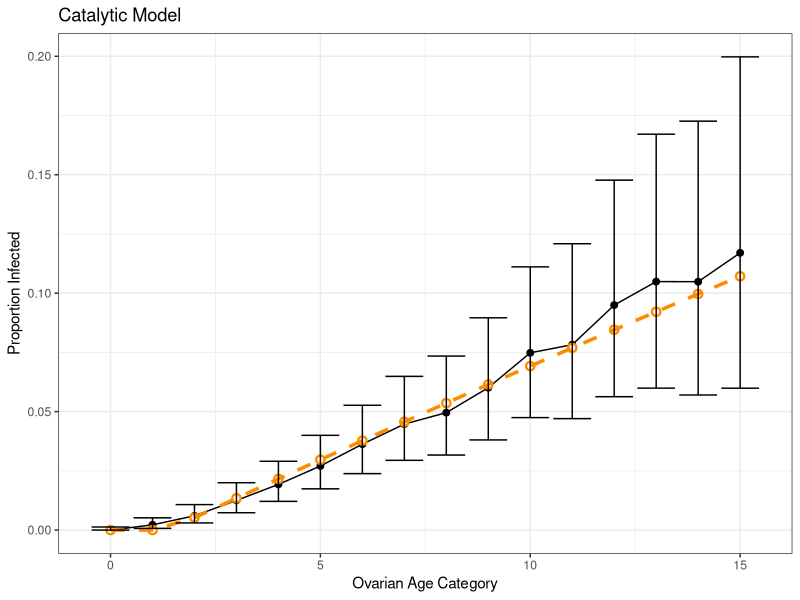
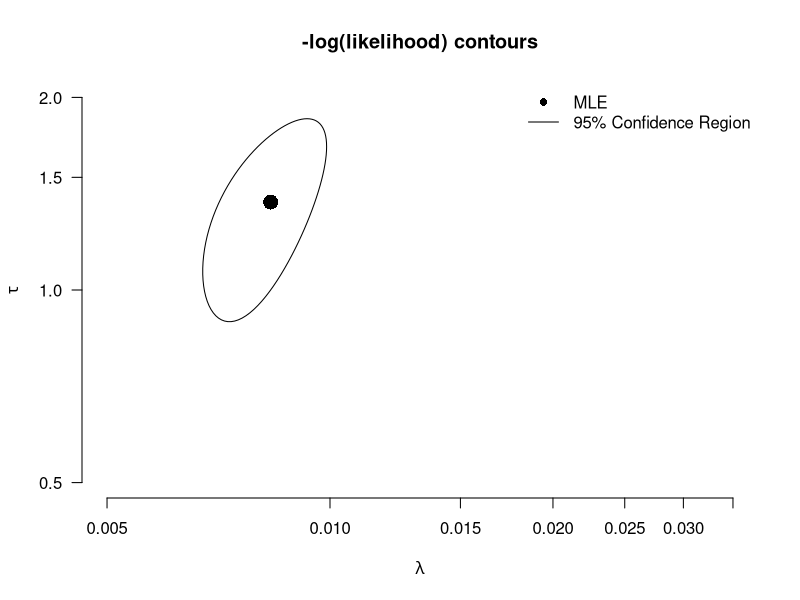

Here is the R script that generated these plots, in order:
library(tidyverse)
library(ellipse)

# Data prep ---------------------------------------------------------------

df_C <- read.csv("MMED_C.csv", skip = 1) %>%
  mutate(Species = "C") %>%
  rename(time = category,
         N = dissected,
         I = Infected) %>%
  mutate(prop_inf = I / N)


# To produce the confidence intervals


c_binom <- mapply(function(x,n) binom.test(x,n)$conf.int, df_C$I, df_C$N)


CI_df <- data.frame(time = 0:15, Lower_CI = c(c_binom[1,]) , Upper_CI = c(c_binom[2,]) )

# merge CI with dataframe
df_C_CI <- left_join(df_C, CI_df, by = "time")

# only for first time
# write.csv(df_C_CI, "MMED_C_CI.csv")

# Catalytic model ---------------------------------------------------------

catalytic_func <- function(lambda, a, tau) {
  infections <- 1 - exp(-lambda * pmax((a - tau), 0)) #avoid negative time
  return(infections)
}

# MLE ---------------------------------------------------------------------

neg_log_likelihood <- function(params, data) {
  lambda <- params[1]
  tau <- params[2]
  
  pt <- catalytic_func(lambda, data$time, tau)
  
  # avoid log(0)
  pt <- pmin(pmax(pt, 1e-10), 1 - 1e-10)
  
  -sum(dbinom(data$I, size = data$N, prob = pt, log = TRUE))
}


init_params <- c(lambda = 0.05, tau = 5)

optim.vals <- optim(par = init_params,
                    fn = neg_log_likelihood,
                    data = df_C,
                    method = "SANN",
                    lower = c(0.0001, 0),
                    upper = c(1, max(df_C$time)),
                    # add that we want the hessian matrix
                    hessian = T)


# Results -----------------------------------------------------------------


optim.vals$par  # best estimates 

lambda_hat <- optim.vals$par[1]
tau_hat <- optim.vals$par[2]

optim.vals$par[1]
optim.vals$par[2]

#df_fit <- df_C %>%
#  mutate(predicted = catalytic_func(lambda_hat, time, tau_hat))

df_fit = data.frame(time = 0:15, predicted = catalytic_func(lambda_hat, 0:15, tau_hat))

df_fit <- left_join(df_fit, df_C_CI, by = "time")


ggplot(df_fit, aes(x = time)) +
  geom_point(aes(y = prop_inf), color = "black", size = 2) +
  geom_line(aes(y = prop_inf), color = "black") +
  geom_point(shape = 21, aes(y = predicted), color = "darkorange", fill = "white", size = 2, stroke = 1.2) +
  geom_line(aes(y = predicted), color = "darkorange", linetype = "dashed", linewidth = 1.2) +
  geom_errorbar(aes(y = prop_inf, ymin = Lower_CI, ymax = Upper_CI ))+
  labs(title = "Catalytic Model",
       x = "Ovarian Age Category",
       y = "Proportion Infected") +
  theme_bw()

# Adding and plotting parameter CIs

MLEfits <- optim.vals$par
fisherInfMatrix <- solve(optim.vals$hessian)


plot(1,1, type = 'n', log = 'xy',
     ## xlim = range(alpha.seq), ylim = range(Beta.seq),
     xlim = c(0.005,0.035), ylim = c(.5,2),
     las = 1,
     xlab = expression(lambda), ylab = expression(tau),
     main = "-log(likelihood) contours", bty = "n")
## Add true parameter values to the plot #### Here
#with(true_pars, points(lambda_h, tau_h, pch = 16, cex = 2, col = 'red'))
## Add MLE to the plot
points(MLEfits['lambda'], MLEfits['tau'], pch = 16, cex = 2, col = 'black')
## Add 95% contour ellipse from Hessian
lines(ellipse(fisherInfMatrix, centre = MLEfits, level = .95))


#### Here
#legend("topright", c('truth', 'MLE', '95% Confidence Region'), lty = c(NA, NA, 1), pch = c(16,16, NA),
#col = c('red', 'black', 'black'), bg='white', bty = 'n')
legend("topright", c('MLE', '95% Confidence Region'), lty = c(NA, 1), pch = c(16, NA),
       col = c('black', 'black'), bg='white', bty = 'n')


prop_sigma<-sqrt(diag(fisherInfMatrix))
prop_sigma<-diag(fisherInfMatrix)
upper<-optim.vals$par+1.96*prop_sigma
lower<-optim.vals$par-1.96*prop_sigma
interval<-data.frame(value=optim.vals $par, upper=upper, lower=lower)
